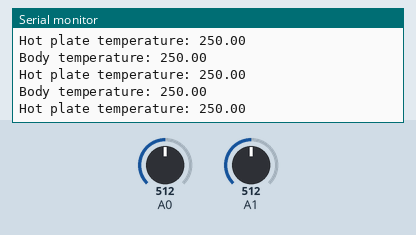
Simulated run of this sketch. Board: Arduino Uno, built with avr-gcc and run on an emulated ATmega328P. Shown: the last lines printed to the serial monitor. The inputs (shaded band) are chosen by the test bench; at power-on: A0 = 512, A1 = 512.

Above: at 1.5 s.
1.6 s: A0 set to 716
At 2.7 s:
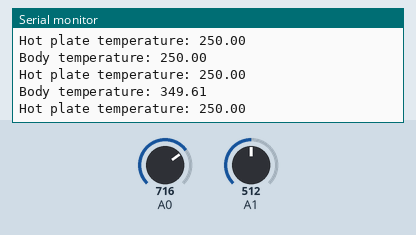
3.1 s: A1 set to 716
At 4.1 s:
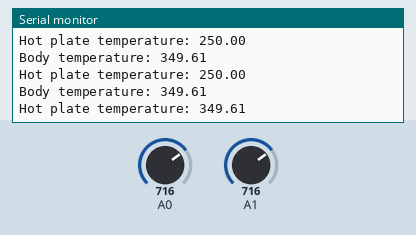
4.6 s: A0 set to 900
At 5.5 s:
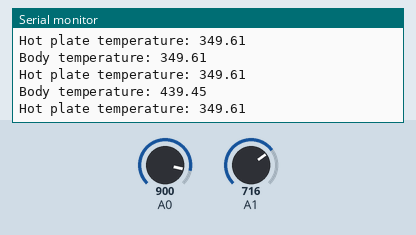
6.1 s: A1 set to 900
At 6.9 s:
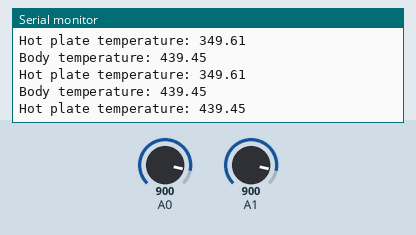
Timing chart, 0 to 8.6 s (numbered marks = the images above; inputs shaded):
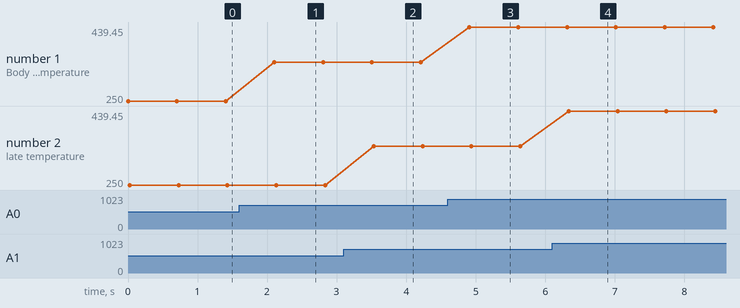

The sketch:

Temperature.ino
```cpp
// LM35 Temperature sensor

// PINOUT (as seen from flat face)
// LEFT   --> 4 - 20 V
// MIDDLE --> OUT --> Sensor1 (A0), Sensor2 (A1)
// RIGHT  --> GND


void setup() {
  Serial.begin(9600);
}

void loop() {
  float temp_body = ( 5.0 * analogRead(A0) * 100.0) / 1024; // Sensor 1
  float temp_hot_plate = ( 5.0 * analogRead(A1) * 100.0) / 1024; // Sensor 2
  Serial.print("Body temperature: ");
  Serial.println(temp_body);
  Serial.print("Hot plate temperature: ");
  Serial.println(temp_hot_plate);
  delay(700);
}
```

Measured:
- after the input at 1.6 s, the serial monitor: prints a new line after 0.51 s (image 1)
- after the input at 3.1 s, the serial monitor: prints a new line after 0.44 s (image 2)
- after the input at 4.6 s, the serial monitor: prints a new line after 0.31 s (image 3)
- after the input at 6.1 s, the serial monitor: prints a new line after 0.24 s (image 4)
- plotted number 1: 250 → 349.61 after the input at 1.6 s, 349.61 → 439.45 after the input at 4.6 s
